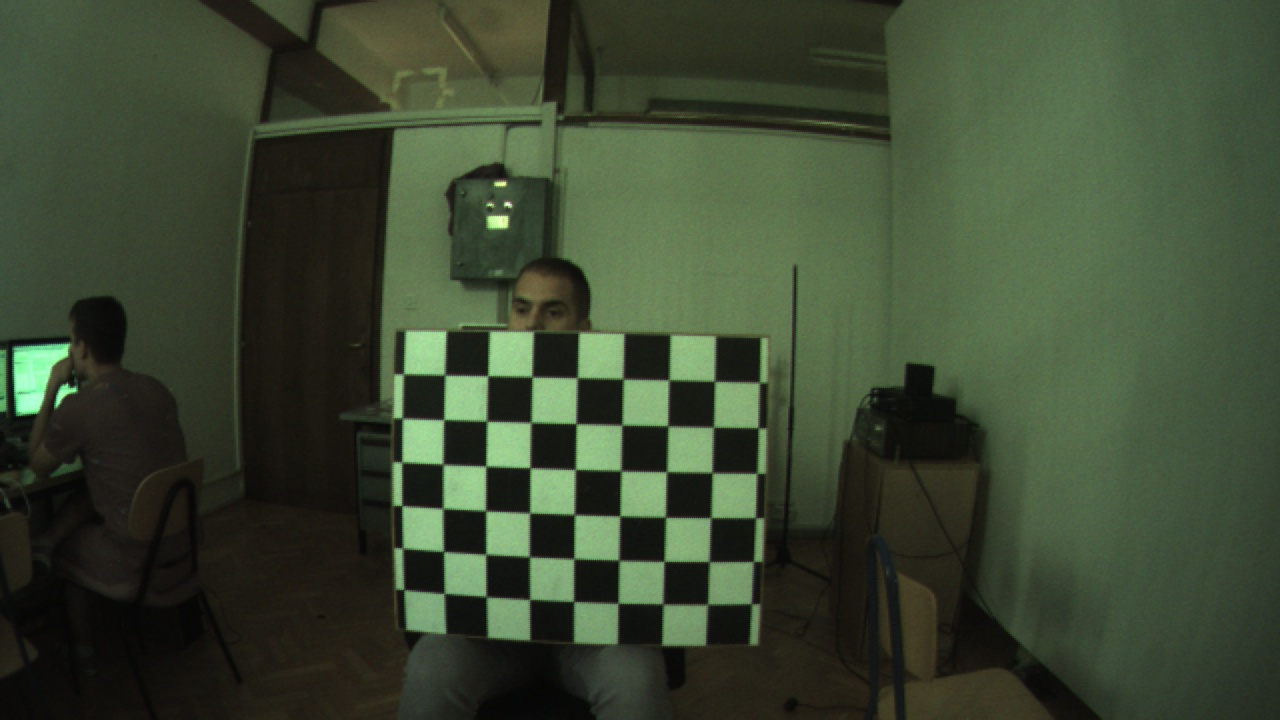
#> input picture dir_left/left_RGB1.jpg, 1280 x 720 px; its folder holds only this picture in this run
$ python CASE_1.py   (older library calls are emulated)
#> lines starting #> are read from the running program, lines starting #| are printed output that depends on the picture
#!/usr/bin/env python3
# -*- coding: utf-8 -*-

import cv2
import numpy as np
import os
import glob
import random


"""Kombinacija fisheye kalibracije i standardne stereo kalibracije"""


np.seterr(divide='ignore', invalid='ignore')

#critera for termination
CHESSBOARD_SIZE = (9,6)
img_dir_left = "/home/ivan/PycharmProjects/StereoVision/see3cam/IVAN_stereo/dir_left"
img_dir_right = "/home/ivan/PycharmProjects/StereoVision/see3cam/IVAN_stereo/dir_right"

#critera for termination
criteria = (cv2.TERM_CRITERIA_EPS+cv2.TERM_CRITERIA_MAX_ITER, 30, 0.1)
calib_flags = cv2.fisheye.CALIB_RECOMPUTE_EXTRINSIC+cv2.fisheye.CALIB_CHECK_COND+cv2.fisheye.CALIB_FIX_SKEW

objp = np.zeros((1, CHESSBOARD_SIZE[0]*CHESSBOARD_SIZE[1], 3), np.float32)
objp[0,:,:2] = np.mgrid[0:CHESSBOARD_SIZE[0], 0:CHESSBOARD_SIZE[1]].T.reshape(-1, 2)

def calculate(imgDir):
    imgPath = glob.glob(imgDir+'/*jpg')
    img_size = None # useful for testing image size
    objpoints = [] # 3d point in real world space
    imgpoints = [] # 2d points in image plane.

    for image in sorted(imgPath):
        img = cv2.imread(image)
#> img is the input picture: shape (720, 1280, 3); mean B, G, R 50.1, 71.9, 59.9
        if img_size == None:
            img_size = img.shape[:2]
#> img_size = (720, 1280)
        else:
            assert img_size == img.shape[:2], "All images must share the same size."

        #img = cv2.imread(image)
        gray = cv2.cvtColor(img,cv2.COLOR_BGR2GRAY)
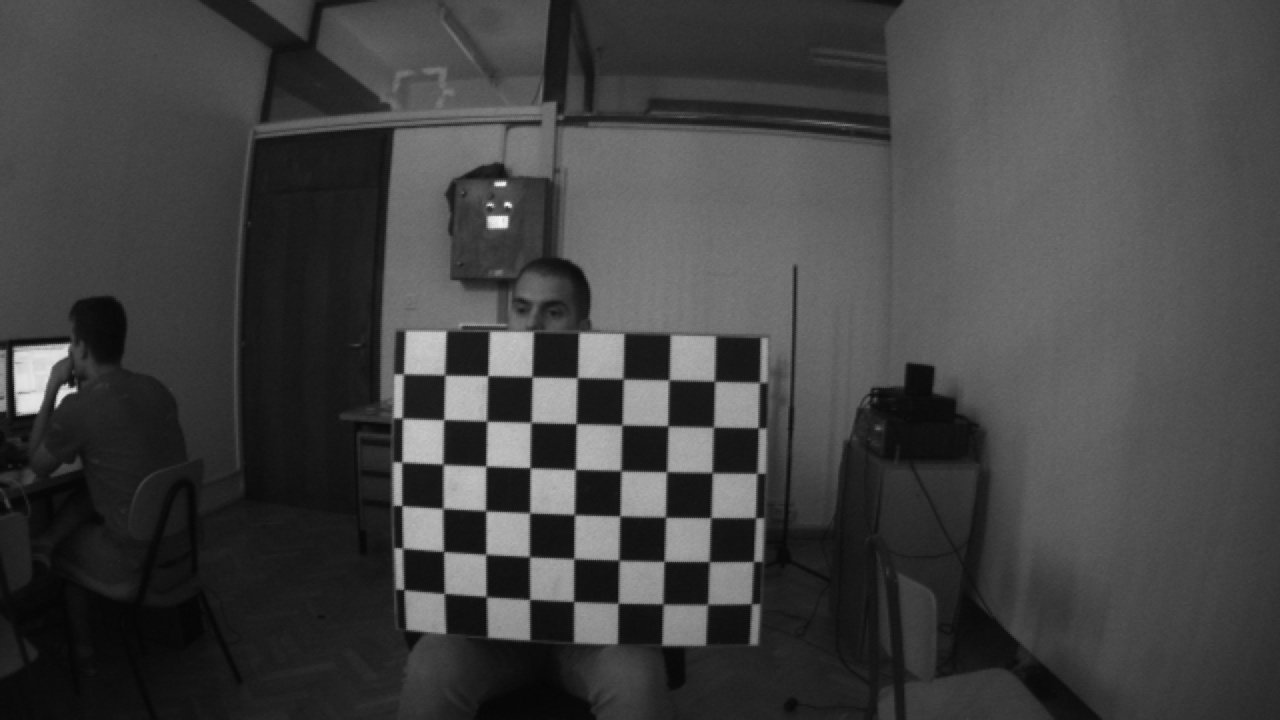
#> gray: shape (720, 1280); min 5, max 249, mean 65.8
        # Find the chess board corners
        ret, corners = cv2.findChessboardCorners(gray, CHESSBOARD_SIZE, cv2.CALIB_CB_ADAPTIVE_THRESH+cv2.CALIB_CB_FAST_CHECK+cv2.CALIB_CB_NORMALIZE_IMAGE)
#> ret = False; corners = None
        #if ret true append coordinates of verticies in objpoints, and append coordinates of checkboard corners to imgpoint
        if ret:
            objpoints.append(objp)
            cornersM = cv2.cornerSubPix(gray,corners,(11,11),(-1,-1),criteria) #increase precision of corners coordinates
            imgpoints.append(corners)

#> (the run stopped early here; a loop or call above may not have finished)

$ run again, on dir_left/left_RGB13.jpg
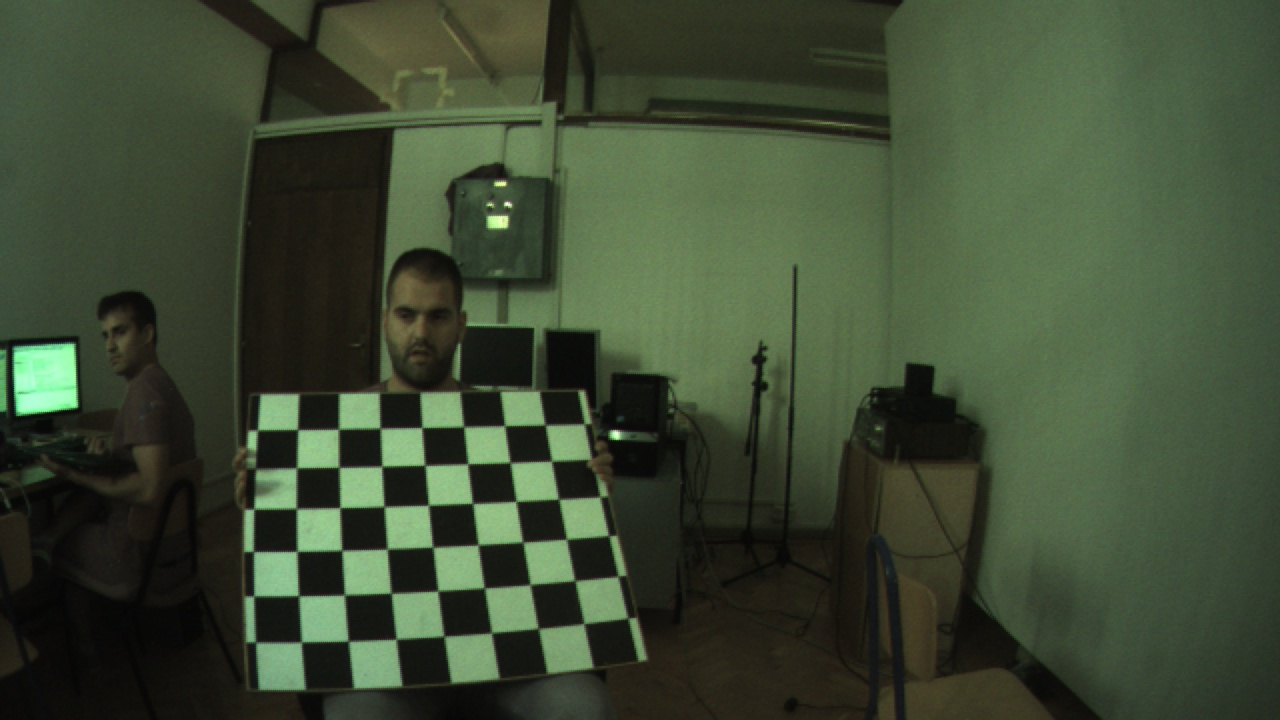
#> input picture dir_left/left_RGB13.jpg, 1280 x 720 px
#> in calculate, img is the input picture: shape (720, 1280, 3); mean B, G, R 51.5, 74, 61.4
#> in calculate, `gray = cv2.cvtColor(img,cv2.COLOR_BGR2GRAY)`:
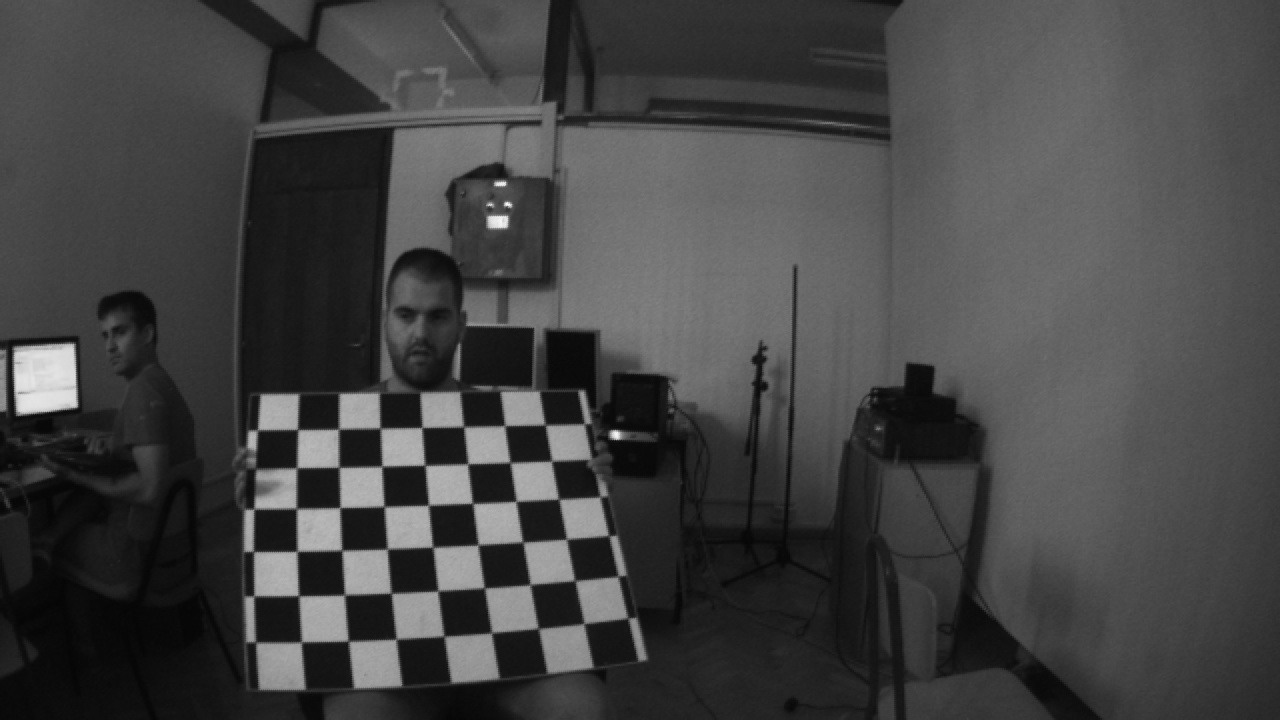
#> gray: shape (720, 1280); min 4, max 250, mean 67.6
#> ret = False; corners = None

$ run again, on dir_left/left_RGB14.jpg
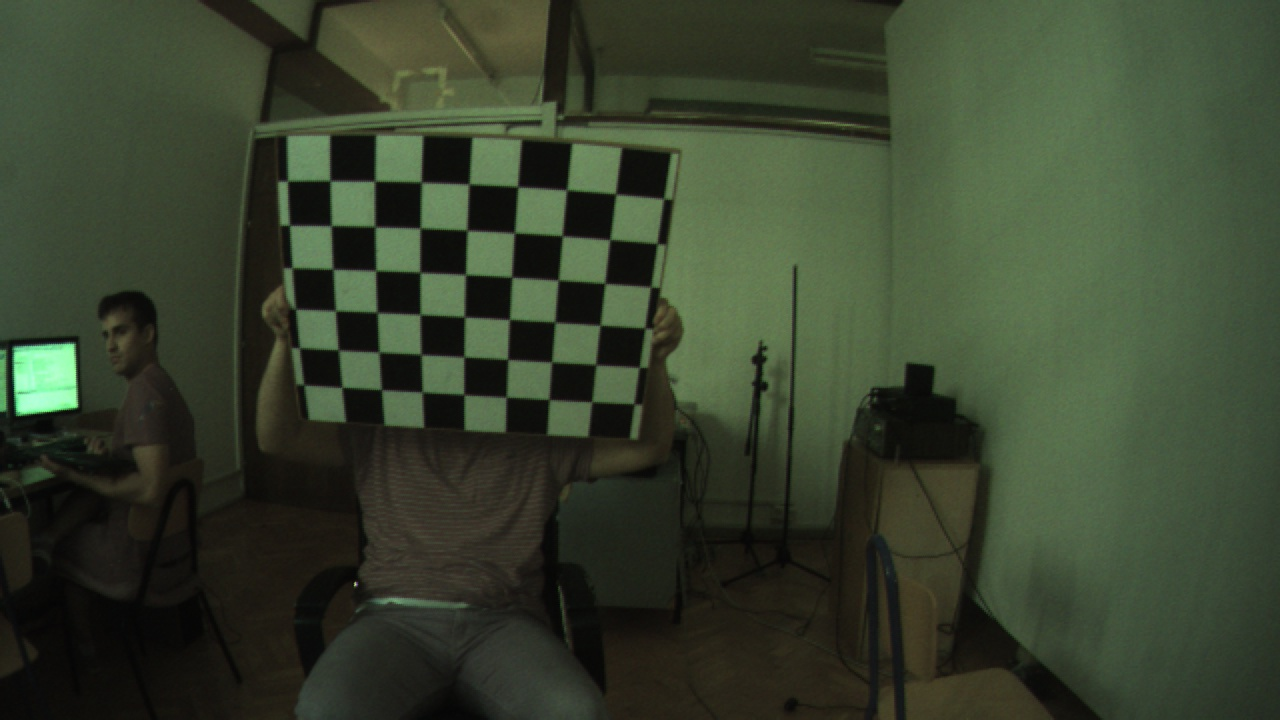
#> input picture dir_left/left_RGB14.jpg, 1280 x 720 px
#> in calculate, img is the input picture: shape (720, 1280, 3); mean B, G, R 46.1, 65.8, 55.8
#> in calculate, `gray = cv2.cvtColor(img,cv2.COLOR_BGR2GRAY)`:
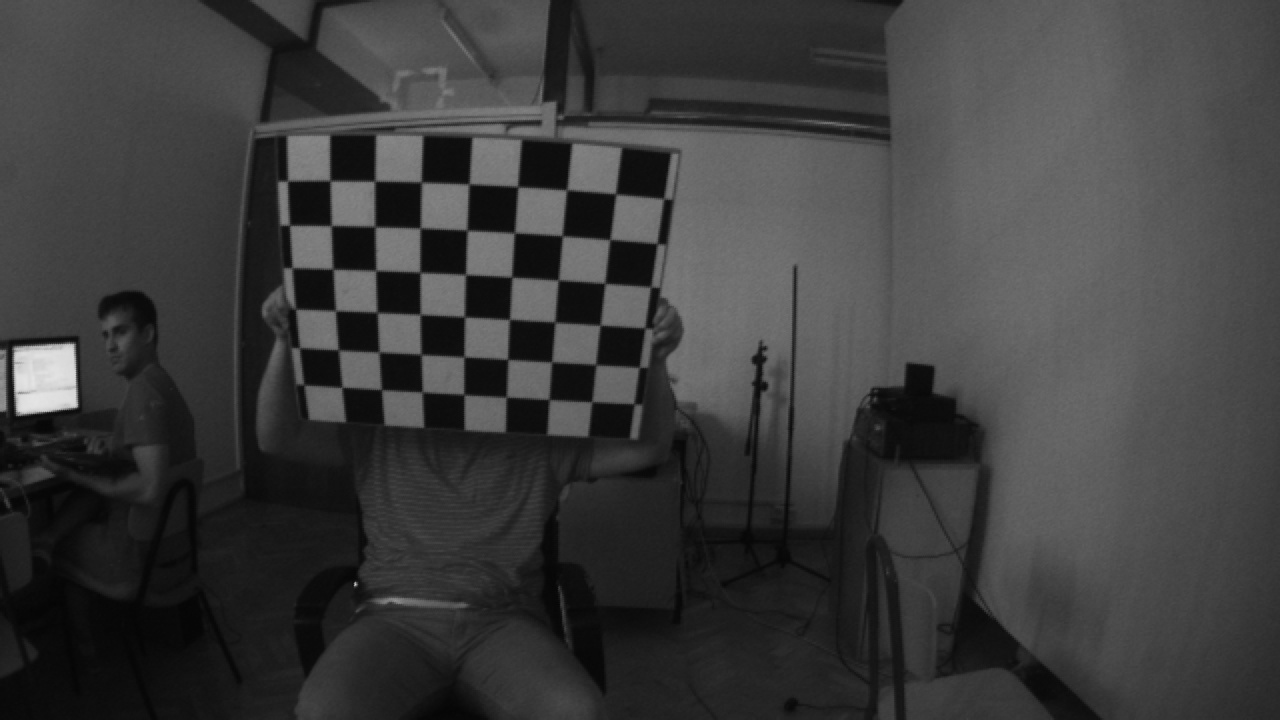
#> gray: shape (720, 1280); min 3, max 229, mean 60.6
#> ret = False; corners = None

$ run again, on dir_left/left_RGB10.jpg
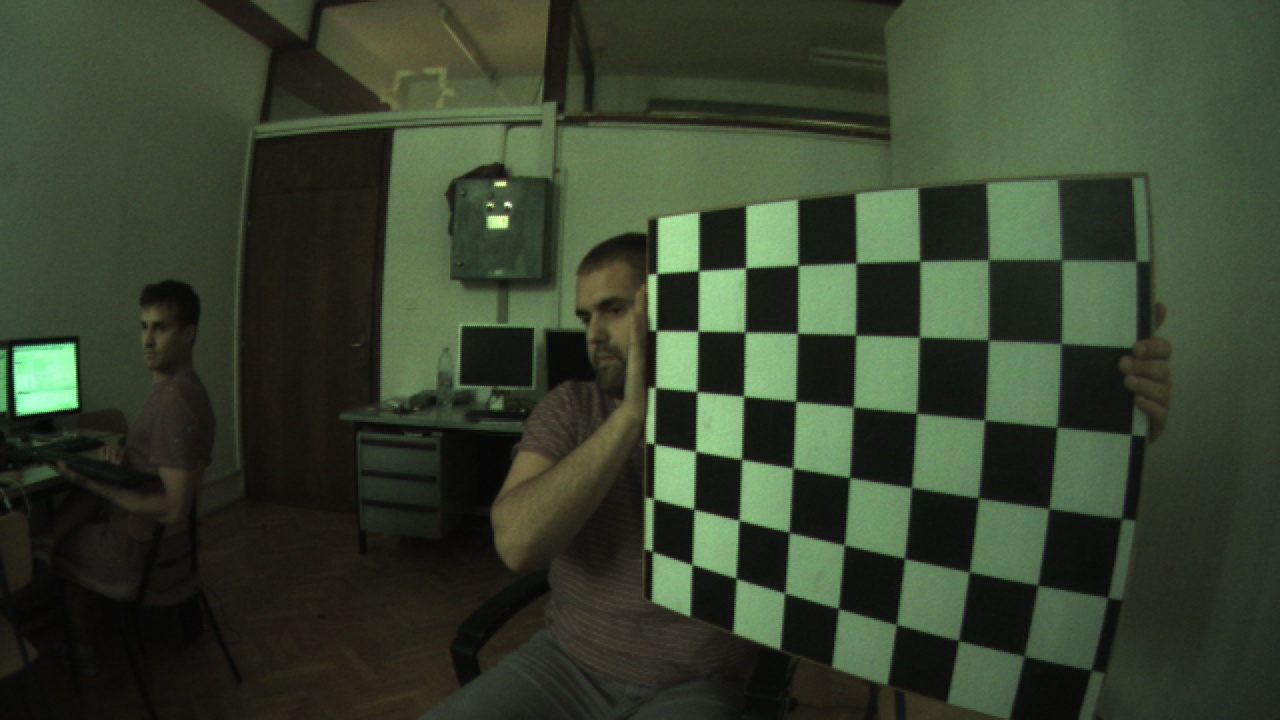
#> input picture dir_left/left_RGB10.jpg, 1280 x 720 px
#> in calculate, img is the input picture: shape (720, 1280, 3); mean B, G, R 46.5, 66.2, 55.2
#> in calculate, `gray = cv2.cvtColor(img,cv2.COLOR_BGR2GRAY)`:
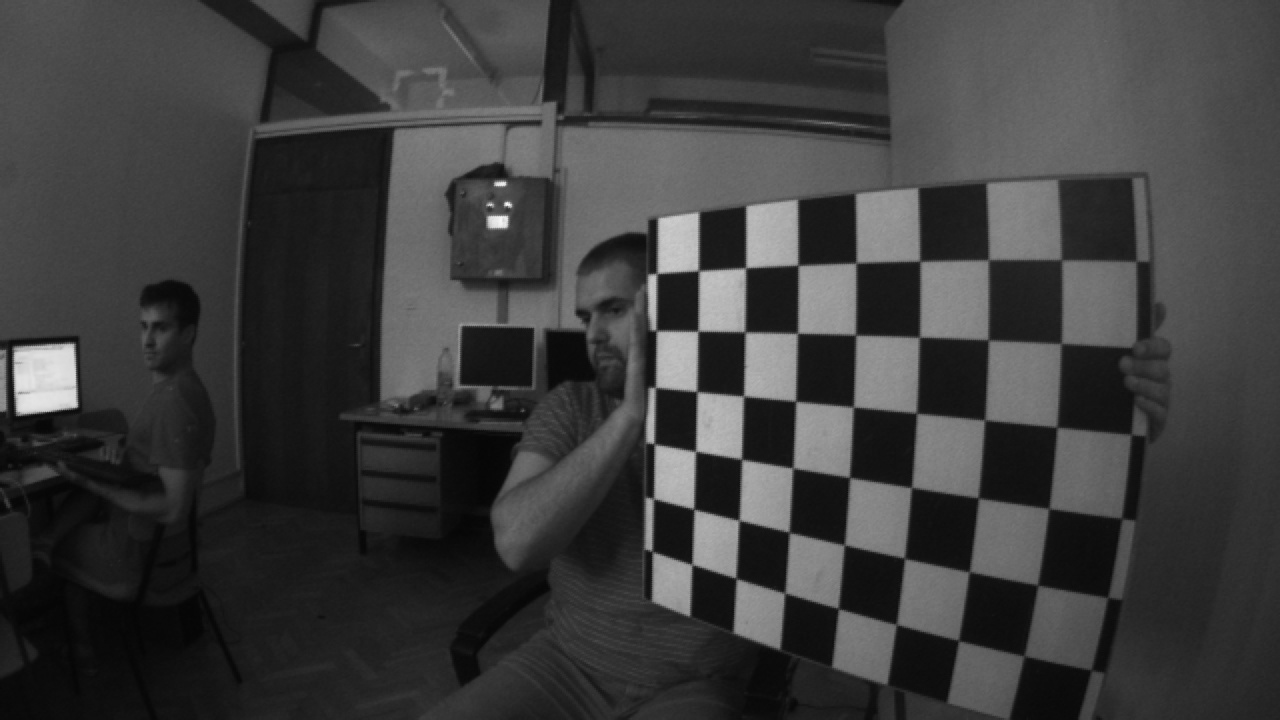
#> gray: shape (720, 1280); min 5, max 249, mean 60.7
#> ret = False; corners = None
